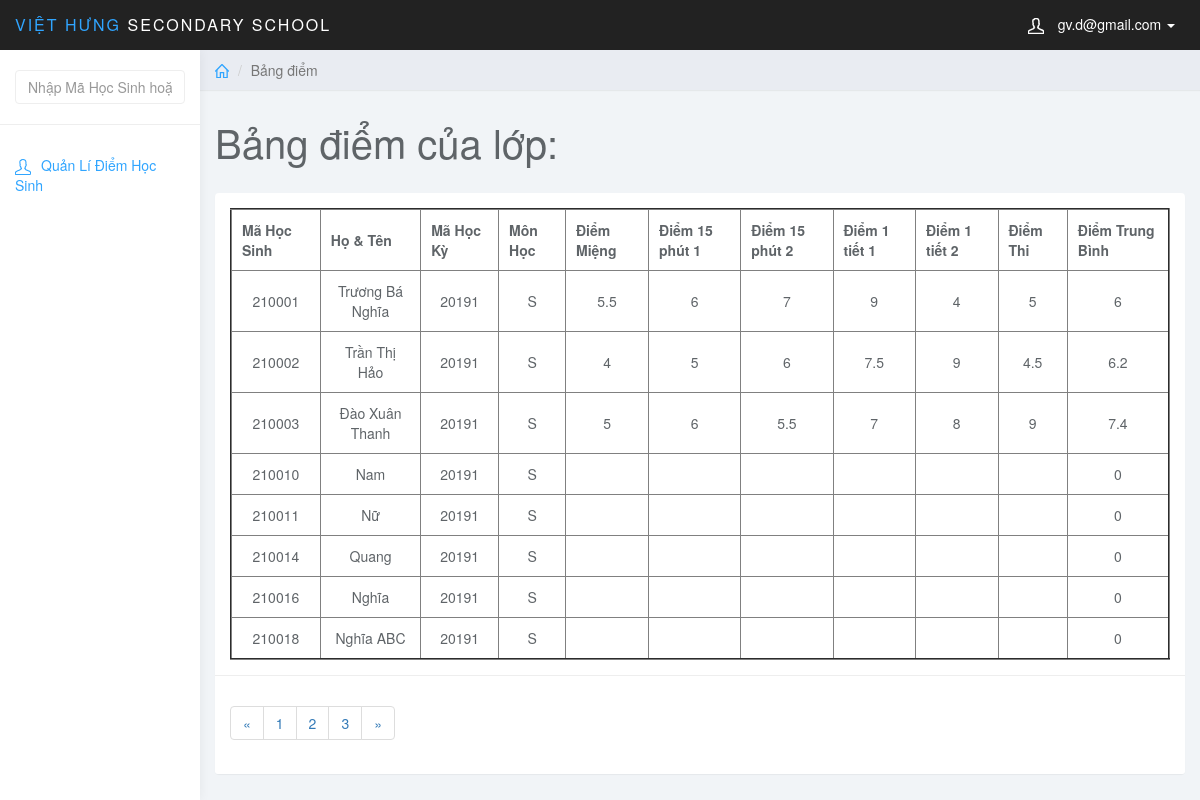
Screenshot of /admin/index.php?page_gv=list_points&MaHocKy=20191&MaMonHoc=S&MaLopHoc=1 (signed in) with the database file from the repository.
### tables this page shows
CREATE TABLE `diem` (
  `MaDiem` int(6) NOT NULL AUTO_INCREMENT,
  `MaHocKy` varchar(5) NOT NULL,
  `MaMonHoc` varchar(5) NOT NULL,
  `MaHS` int(6) NOT NULL,
  `MaLopHoc` varchar(10) NOT NULL,
  `DiemMieng` varchar(5) NOT NULL,
  `Diem15Phut1` varchar(5) NOT NULL,
  `Diem15Phut2` varchar(5) NOT NULL,
  `Diem1Tiet1` varchar(5) NOT NULL,
  `Diem1Tiet2` varchar(5) NOT NULL,
  `DiemThi` varchar(5) NOT NULL,
  `DiemTB` float NOT NULL,
  PRIMARY KEY (`MaDiem`),
  KEY `fk_diem_mahk` (`MaHocKy`),
  KEY `fk_diem_monhoc` (`MaMonHoc`),
  KEY `fk_diem_hocsinh` (`MaHS`),
  KEY `MaLopHoc` (`MaLopHoc`),
  CONSTRAINT `diem_ibfk_1` FOREIGN KEY (`MaLopHoc`) REFERENCES `lophoc` (`MaLopHoc`),
  CONSTRAINT `fk_diem_hocsinh` FOREIGN KEY (`MaHS`) REFERENCES `hocsinh` (`MaHS`),
  CONSTRAINT `fk_diem_mahk` FOREIGN KEY (`MaHocKy`) REFERENCES `hocky` (`MaHocKy`),
  CONSTRAINT `fk_diem_monhoc` FOREIGN KEY (`MaMonHoc`) REFERENCES `monhoc` (`MaMonHoc`)
);

CREATE TABLE `hocsinh` (
  `MaHS` int(6) NOT NULL,
  `MaLopHoc` varchar(10) NOT NULL,
  `TenHS` varchar(50) NOT NULL,
  `GioiTinh` varchar(5) NOT NULL,
  `NgaySinh` date NOT NULL,
  `NoiSinh` varchar(50) NOT NULL,
  `DanToc` varchar(10) NOT NULL,
  `HoTenCha` varchar(50) NOT NULL,
  `HoTenMe` varchar(50) NOT NULL,
  PRIMARY KEY (`MaHS`),
  KEY `fk_hs_lh` (`MaLopHoc`),
  CONSTRAINT `fk_hs_lh` FOREIGN KEY (`MaLopHoc`) REFERENCES `lophoc` (`MaLopHoc`)
);

### teacher/list_points.php (the view, shortened to what this page needs)
<?php
    $MaHocKy = $_GET['MaHocKy'];
    $MaMonHoc = $_GET['MaMonHoc'];
    $MaLopHoc = $_GET['MaLopHoc'];
    $sql = "SELECT * FROM diem JOIN hocsinh ON diem.MaHS = hocsinh.MaHS WHERE diem.MaHocKy = '$MaHocKy' AND diem.MaMonHoc = '$MaMonHoc' AND diem.MaLopHoc = '$MaLopHoc'";
    $query = mysqli_query($conn,$sql);
?>
<div class="col-sm-9 col-sm-offset-3 col-lg-10 col-lg-offset-2 main">
		<div class="row">
			<ol class="breadcrumb">
				<li><a href="index.php"><svg class="glyph stroked home"><use xlink:href="#stroked-home"></use></svg></a></li>
				<li class="active">Bảng điểm</li>
			</ol>
		</div>
		<div class="row">
			<div class="col-lg-12">
				<h1 class="page-header">Bảng điểm của lớp: </h1>
			</div>
		</div>
		<div class="row">
			<div class="col-lg-12">
				<div class="panel panel-default">
					<div class="panel-body">
                        <table border="2px" width="100%" style="text-align: center;">
						    <thead>
						    <tr>
						        <th data-field="id" data-sortable="true">Mã Học Sinh</th>
                                <th data-field="name"  data-sortable="true">Họ & Tên</th>
                                <th data-sortable="true">Mã Học Kỳ</th>
                                <th data-sortable="true">Môn Học</th>
                                <th data-sortable="true">Điểm Miệng</th>
                                <th data-sortable="true">Điểm 15 phút 1</th>
                                <th data-sortable="true">Điểm 15 phút 2</th>
                                <th data-sortable="true">Điểm 1 tiết 1</th>
                                <th data-sortable="true">Điểm 1 tiết 2</th>
                                <th data-sortable="true">Điểm Thi</th>
                                <th data-sortable="true">Điểm Trung Bình</th>
						    </tr>
                            </thead>
                            <tbody>
                               <?php
                                    while($row_view = mysqli_fetch_assoc($query)){
                               ?>
                                    <tr>
                                    <form  method="post">
                                    <td><?php echo $row_view['MaHS']; ?></td>
                                    <td><?php echo $row_view['TenHS']; ?></td>
                                    <td><?php echo $row_view['MaHocKy']; ?></td>
                                    <td><?php echo $row_view['MaMonHoc']; ?></td>
                                    <td ><?php echo $row_view['DiemMieng']; ?></td>
                                    <td ><?php echo $row_view['Diem15Phut1']; ?></td>
                                    <td ><?php echo $row_view['Diem15Phut2']; ?></td>
                                    <td><?php echo $row_view['Diem1Tiet1']; ?></td>
                                    <td><?php echo $row_view['Diem1Tiet2']; ?></td>
                                    <td><?php echo $row_view['DiemThi']; ?></td>
                                    <td><?php echo $row_view['DiemTB']; ?></td>
                                    </form>
                                </tr>
                                    <?php }?>
                            </tbody>
						</table>
                    </div>
                    <div class="panel-footer">
                        <nav aria-label="Page navigation example">
                            <ul class="pagination">
                                <li class="page-item"><a class="page-link" href="#">&laquo;</a></li>
                                <li class="page-item"><a class="page-link" href="#">1</a></li>
                                <li class="page-item"><a class="page-link" href="#">2</a></li>
                                <li class="page-item"><a class="page-link" href="#">3</a></li>
                                <li class="page-item"><a class="page-link" href="#">&raquo;</a></li>
                            </ul>
                        </nav>
                    </div>
				</div>
			</div>
		</div>
	</div>

### admin/css/styles.css (style rules this page uses)
body { background: #f1f4f7; padding-top: 50px; color: #5f6468; }
a, a:hover, a:focus { color: #30a5ff; }
h1, h2, h3, h4, h5, h6 { color: #5f6468; }
h1 { font-weight: 300; font-size: 40px; }
.panel { border: 0; }
.panel-footer { background: #fff; border-top: 1px solid #eee; }
.breadcrumb { border-radius: 0; padding: 10px 15px; background: #e9ecf2; box-shadow: 0 1px 1px rgba(0, 0, 0, .05); margin: 0 ; }
h1.page-header { margin-top: 30px; border-bottom: 0; }
.breadcrumb .glyph { height: 14px; width: 14px; margin: -2px 0 0 0; stroke-width: 4px; }
table th,td { padding: 10px; }

### rows the page displays
diem: MaHS.MaHS "210001", MaHS.TenHS "Trương Bá Nghĩa", MaHocKy "20191", MaMonHoc "S", DiemMieng "5.5", Diem15Phut1 "6", Diem15Phut2 "7", Diem1Tiet1 "9", Diem1Tiet2 "4", DiemThi "5", DiemTB "6"
diem: MaHS.MaHS "210002", MaHS.TenHS "Trần Thị Hảo", MaHocKy "20191", MaMonHoc "S", DiemMieng "4", Diem15Phut1 "5", Diem15Phut2 "6", Diem1Tiet1 "7.5", Diem1Tiet2 "9", DiemThi "4.5", DiemTB "6.2"
diem: MaHS.MaHS "210003", MaHS.TenHS "Đào Xuân Thanh", MaHocKy "20191", MaMonHoc "S", DiemMieng "5", Diem15Phut1 "6", Diem15Phut2 "5.5", Diem1Tiet1 "7", Diem1Tiet2 "8", DiemThi "9", DiemTB "7.4"
diem: MaHS.MaHS "210010", MaHS.TenHS "Nam", MaHocKy "20191", MaMonHoc "S", DiemTB "0"
diem: MaHS.MaHS "210011", MaHS.TenHS "Nữ", MaHocKy "20191", MaMonHoc "S", DiemTB "0"
diem: MaHS.MaHS "210014", MaHS.TenHS "Quang", MaHocKy "20191", MaMonHoc "S", DiemTB "0"
diem: MaHS.MaHS "210016", MaHS.TenHS "Nghĩa", MaHocKy "20191", MaMonHoc "S", DiemTB "0"
diem: MaHS.MaHS "210018", MaHS.TenHS "Nghĩa ABC", MaHocKy "20191", MaMonHoc "S", DiemTB "0"

### other values shown
$_SESSION['mail_gv'] "gv.d@gmail.com"
